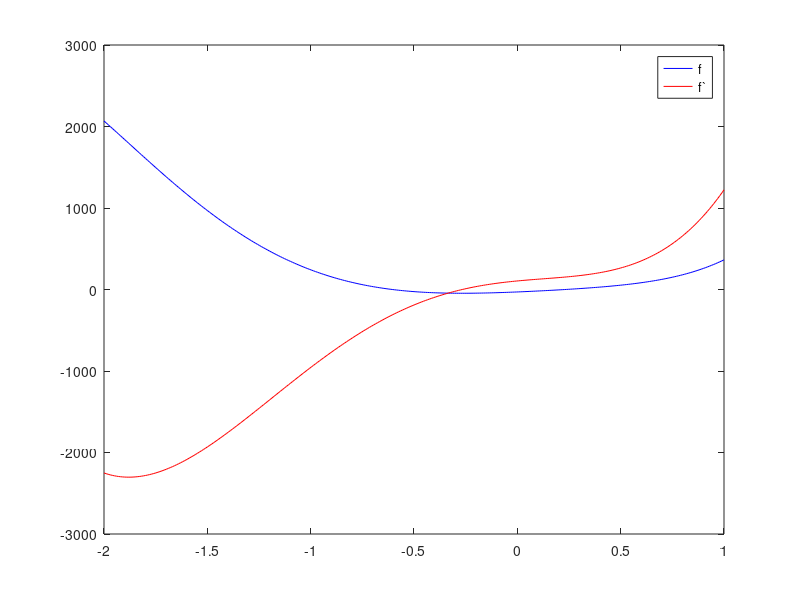

Write MATLAB code to recreate this figure.
p1=[20 -7 5 10];
p2=[4 12 -3];
p3=conv(p1,p2);
x=linspace(-2,1,300);
f1=polyval(p3,x);
f2=polyval(polyder(p3),x);
plot(x,f1,'b',x,f2,'r');
legend('f','f`');